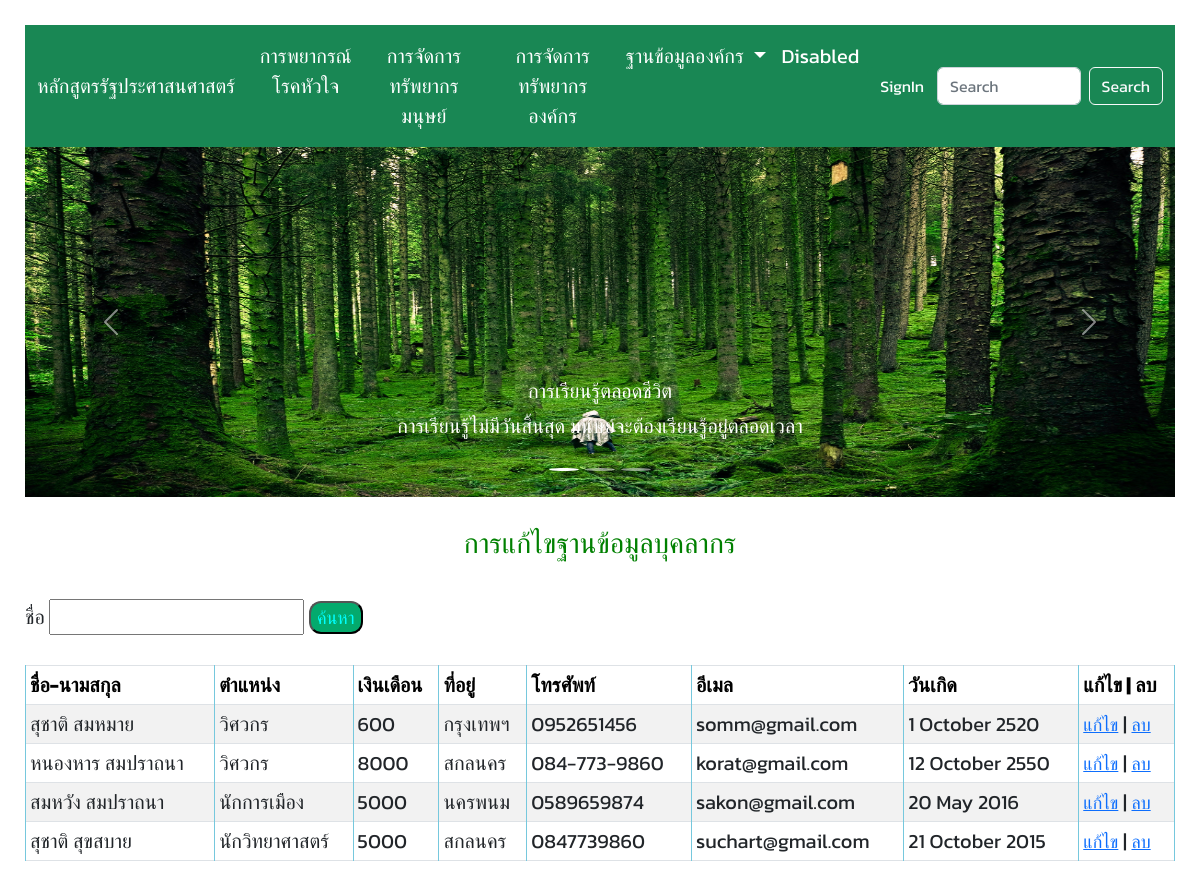
Screenshot of /employee_search/ with the database file from the repository.
### myapp/models.py (models this page shows)
class Employee(models.Model):
    firstname = models.CharField(max_length=50)
    lastname = models.CharField(max_length=50)
    gender = models.CharField(
        max_length=50,
        choices=[('Male', 'Male'), ('Female', 'Female')],
        default='Male'
        )
    position = models.CharField(max_length=50)
    salary = models.PositiveIntegerField()
    address = models.TextField()
    email = models.EmailField(unique=True, null=True, blank=True)
    phone = models.CharField(max_length=30, unique=True)
    birthday = models.DateField()
    religion = models.CharField(
        max_length=20,
        choices=[('พุทธ','พุทธ'), ('คริสต์', 'คริสต์'), ('อิสลาม', 'อิสลาม'), ('อื่นๆ', 'อื่นๆ')],
        default='พุทธ'
        )
    addition_note = models.TextField(null=True, blank=True)

### myapp/views.py (the view)
# urls.py: path('employee_search/', views.employee_search, name='employee_search'),
def employee_search(request):
    if request.method =='POST':
        kw = request.POST.get('name','')
        form = SearchForm(request.POST, initial={'name':kw})
    else:
        kw = request.GET.get('name','')
        form = SearchForm(initial={'name':kw})
    data = Employee.objects.filter(Q(firstname__contains=kw)|Q(lastname__contains=kw))[:10]
    return render(request,'./database/employee-search.html', { 'form' : form, 'data' : data })

### myapp/forms.py
class SearchForm(forms.Form):
    name = forms.CharField(label='ชื่อ', required=False)

### myapp/templates/database/employee-search.html (shortened to what this page needs)
{% extends 'heart/main.html' %} {% block content %}
<br />
<div>
  <h3>การแก้ไขฐานข้อมูลบุคลากร</h3>
</div>
<br />
<form>
  {{ form.name.label }} {{ form.name}}
  <button>ค้นหา</button>
</form>
<br />
<table class="table table-striped table-bordered table-sm">
  <thead class="thead-dark">
    <tr>
      <th>ชื่อ-นามสกุล</th>
      <th>ตำแหน่ง</th>
      <th>เงินเดือน</th>
      <th>ที่อยู่</th>
      <th>โทรศัพท์</th>
      <th>อีเมล</th>
      <th>วันเกิด</th>
      <th>แก้ไข | ลบ</th>
    </tr>
  </thead>
  {% for r in data %}
  <tr>
    <td>{{ r.firstname }} {{ r.lastname }}</td>
    <td>{{ r.position }}</td>
    <td>{{ r.salary }}</td>
    <td>{{ r.address }}</td>
    <td>{{ r.phone }}</td>
    <td>{{ r.email }}</td>
    <td>{{ r.birthday|date:'j F Y' }}</td>
    <td>
      <a href="{% url 'emp_update' id=r.id %}">แก้ไข</a> |
      <a href="javascript:del('{% url 'emp_delete' id=r.id %}')">ลบ</a>
    </td>
  </tr>
  {% endfor %}
</table>
{% endblock %}

### static/css/style.css (style rules this page uses)
body { font-family: "Kanit", sans-serif; font-size: 20px; font-weight: normal; height: 100%; margin: 25px 0; padding-left: 25px; padding-right: 25px; }
a { font-family: "Kanit", sans-serif; font-size: 18px; }
div { font-family: "Kanit", sans-serif; text-align: center; color: green; }
table, th, td { border: 1px solid rgb(118, 200, 221); }
th { background-color: #04aa6d; color: black; }
button { font-family: "Kanit", sans-serif; font-size: 18px; border-radius: 12px; color: aqua; background-color: #04aa6d; cursor: pointer; }

### rows the page displays
Employee: firstname "สุชาติ", lastname "สมหมาย", position "วิศวกร", salary "600", address "กรุงเทพฯ", phone "0952651456", email "somm@gmail.com", birthday "1 October 2520"
Employee: firstname "หนองหาร", lastname "สมปราถนา", position "วิศวกร", salary "8000", address "สกลนคร", phone "084-773-9860", email "korat@gmail.com", birthday "12 October 2550"
Employee: firstname "สมหวัง", lastname "สมปราถนา", position "นักการเมือง", salary "5000", address "นครพนม", phone "0589659874", email "sakon@gmail.com", birthday "20 May 2016"
Employee: firstname "สุชาติ", lastname "สุขสบาย", position "นักวิทยาศาสตร์", salary "5000", address "สกลนคร", phone "0847739860", email "suchart@gmail.com", birthday "21 October 2015"
